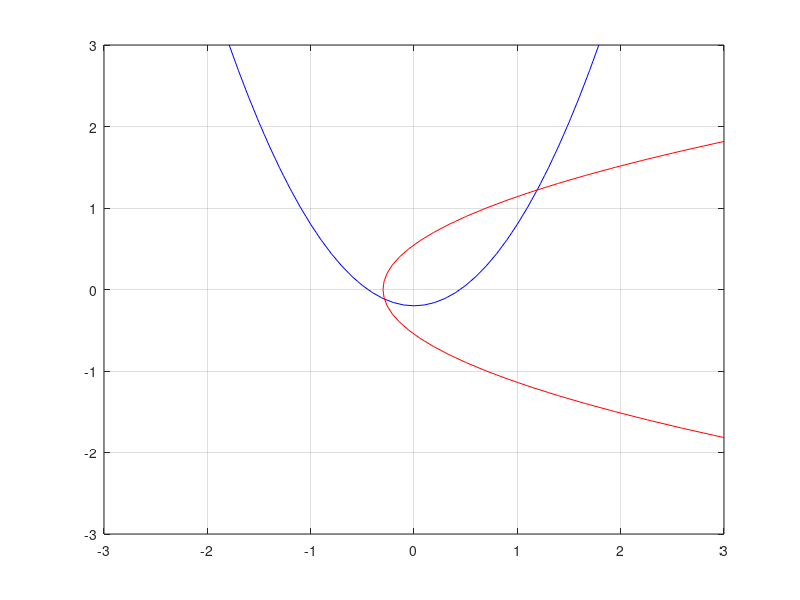

MATLAB code for this plot: (Note: this script raises an error after producing the figure.)
%{
Ejercicio: SENL_EJ10
Author: Juan Gonzalez
juangonzalez.com.ar
%}
%% a
g1 = @(x,y) x.^2 - y - 0.2;
g2 = @(x,y) y.^2 - x - 0.3;

xx1 = -3:0.1:3;
yy1 = -3:0.1:3;
[X1,Y1] = meshgrid(xx1,yy1);
Z11 = g1(X1,Y1);
Z22 = g2(X1,Y1);
contour(X1,Y1,Z11,[0,0],'b'), hold on,
contour(X1,Y1,Z22,[0,0],'r'), hold on, grid on,
%% b
pq0 = [1.2  1.2];
tol10 = 1e-5;
itmax10 = 50;

[Pk,iter] = PuntoFijo('G10b',pq0p,tol10,itmax10);
